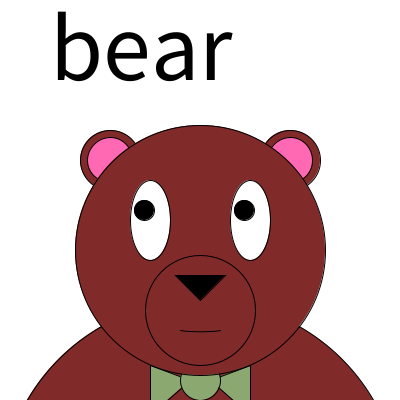
Frame 1 (no input)
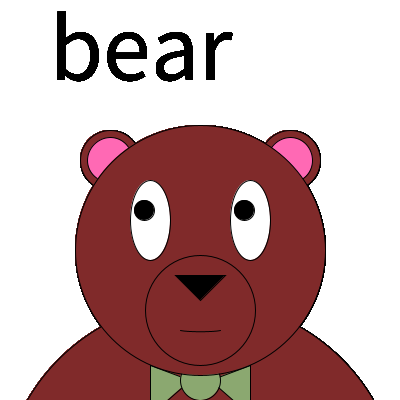
Frame 60 (the mouse pressed at the canvas centre just before this capture)
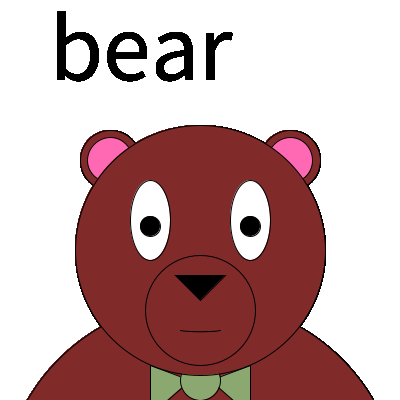
Frame 120 (the mouse held since frame 60 and released just before this capture)

The Processing sketch that drew these frames (run headless with seeded random() and noise(); from frame 60 on, the mouse is pressed at the canvas centre):

// Processing sketch: processing_144162
// ── processing_144162.pde

void setup() {
size(400, 400);
background(255);
}

void draw() {
fill(#802A2A); //body
ellipse(200, 500, 400, 400);

fill(#8BA870); // bow tie
triangle(190, 380, 150, 365, 150, 415);
triangle(210, 380, 250, 365, 250, 415);
ellipse(200, 380, 40, 40);

fill(#802A2A); //ears
ellipse(110, 160, 60, 60);
ellipse(290, 160, 60, 60);

fill(#ff69b4); // inner ears
ellipse(110, 160, 45, 45);
ellipse(290, 160, 45, 45);

fill(#802A2A); //head
ellipse(200, 250, 250, 250);
ellipse(200, 310, 110, 110); // snout
curve(175, 320, 180, 330, 220, 330, 225, 320); //smile

fill(255); //eyes
ellipse(150, 220, 40, 80);
ellipse(250, 220, 40, 80);

fill(0); //inner eye
ellipse((144 + mouseX/32), (210 + mouseY/12), 20, 20);
ellipse((244 + mouseX/32), (210 + mouseY/12), 20, 20);
triangle(175, 275, 225, 275, 200, 300); //nose
textSize(96);
text("bear", 50, 80); 
}
